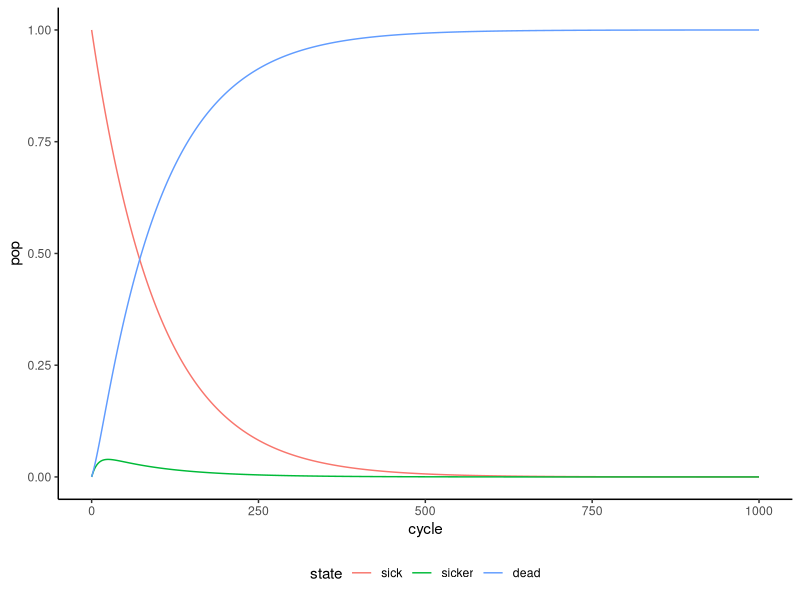
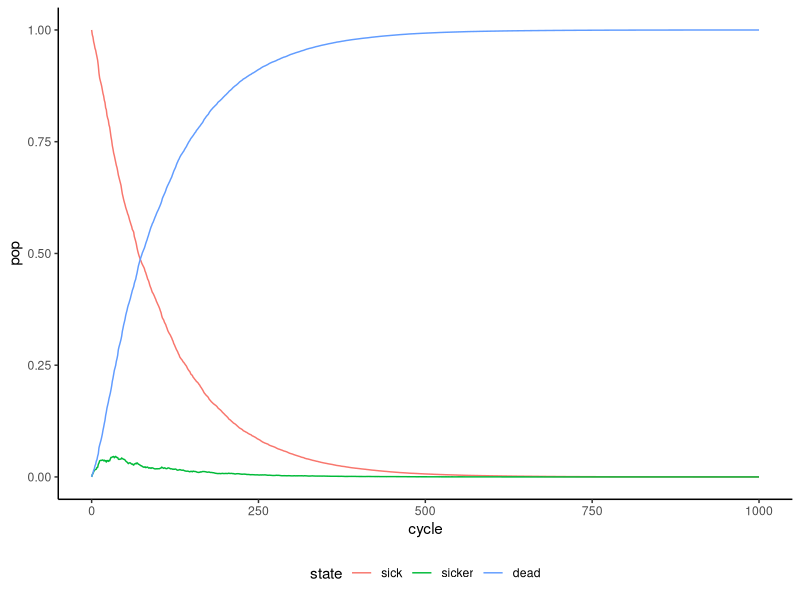
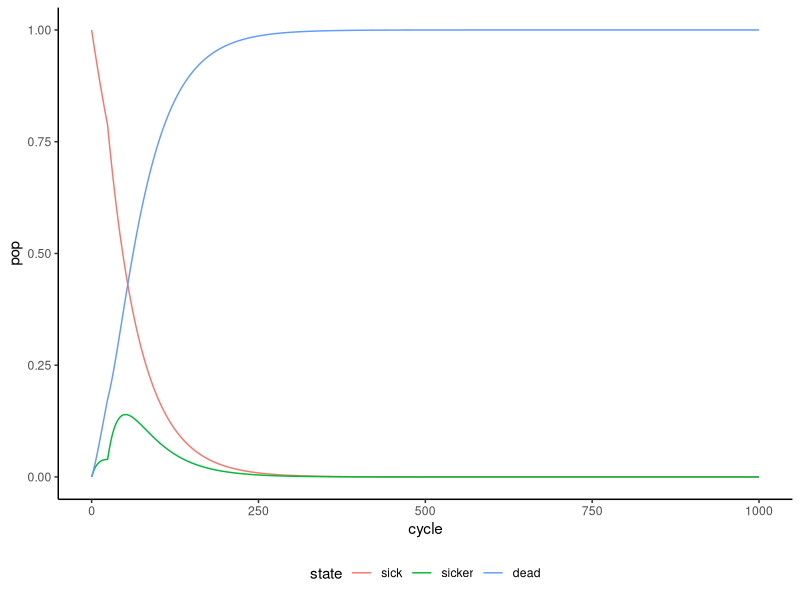

These figures' R source, in order:

# this script is designed to run through the progression of more and more complicated
# Markov models, to ultimately arrive at what we need for this project (the most complex case).
# This final case is:
# 
#  Extended Markov model - time-varying transitions and multiple time-varying tunnel states of time-varying duration
#  
#  - transition probability matrix for each model cycle to represent MSM results (???)
#  - Including multiple tunnel states between the main health states (treatment lines)
#  - Tunnel states change length per model cycle so sometimes its 2 cycles, sometimes its 3 kind of thing
#   - depends on the difference between time to next treatment (TTNTx) and time to discontinuation (TTDisc)
#   - both of these curves change over time per extrapolations, so tunnel changes length every cycle
#   - possibility that mortality inside tunnel is dependent on multiple things:
#     - The time that the cohort slice entered the tunnel (i.e., t_enter)
#     - The time inside the tunnel given t_enter (t_tun | t_enter)
#   - Exiting tunnel is only possible for 2 reasons
#     - Death per (OS | t_tun, t_enter)
#     - Made it to the end of the tunnel and go to the next treatment line
#   
# 


# Libraries ---------------------------------------------------------------

library(tidyverse)
library(data.table)
library(gtools)

# Simplest Markov model ---------------------------------------------------

# Simply repeatedly multiplying vector by matrix:

p <- c(1,0,0)

tpm <- matrix(
  c(0.99, 0.005 , 0.005,
    0.001, 0.9   , 0.099,
    0    , 0     , 1),
  nrow = 3,
  byrow = TRUE
)

res_as_list <- Reduce(
  x = 1:1000,
  init = p,
  accumulate = TRUE,
  f = function(previous_cycle_result, cycle_number) {
    previous_cycle_result %*% tpm
  }
)

res <- do.call(rbind,res_as_list)

# This is the trace, showing the proportion of people in each state at each time:
res

colnames(res) <- c("sick", "sicker", "dead")


res <- as.data.table(res)

res$cycle <- 0:(dim(res)[1]-1)

plot_res <- melt(res,id.vars = "cycle",variable.name = "state",value.name = "pop")



p1 <- ggplot(plot_res,aes(x = cycle, y = pop, colour = state)) + 
  geom_line() + 
  theme_classic() + 
  theme(legend.position = "bottom")


# Time-varying tpms -------------------------------------------------------

# Just for an example, make some probabilistic draws

row_1 <- gtools::rdirichlet(1000,round(c(0.99 , 0.005, 0.005)*1000))
row_2 <- gtools::rdirichlet(1000,round(c(0.001, 0.9   , 0.099)*1000))
row_3 <- c(0,0,1)

tpm <- lapply(1:1000, function(cyc) {
  matrix(
    c(
      row_1[cyc,],
      row_2[cyc,],
      row_3
    ),
    nrow = 3,
    byrow = TRUE
  )
})


res_as_list <- Reduce(
  x = 1:1000,
  init = p,
  accumulate = TRUE,
  f = function(previous_cycle_result, cycle_number) {
    previous_cycle_result %*% tpm[[cycle_number]]
  }
)

res <- do.call(rbind,res_as_list)

# This is the trace, showing the proportion of people in each state at each time:
res

colnames(res) <- c("sick", "sicker", "dead")


res <- as.data.table(res)

res$cycle <- 0:(dim(res)[1]-1)

plot_res <- melt(res,id.vars = "cycle",variable.name = "state",value.name = "pop")



p2 <- ggplot(plot_res,aes(x = cycle, y = pop, colour = state)) + 
  geom_line() + 
  theme_classic() + 
  theme(legend.position = "bottom")



# Fixed-time TPMs ---------------------------------------------------------

tpm <- list(
  matrix(
    c(0.99, 0.005 , 0.005,
      0.001, 0.9   , 0.099,
      0    , 0     , 1),
    nrow = 3,
    byrow = TRUE
  ),
  matrix(
    c(0.98, 0.015 , 0.005,
      0.001, 0.95 , 0.049,
      0    , 0     , 1),
    nrow = 3,
    byrow = TRUE
  )
)

switch_time <- 25


res_as_list <- Reduce(
  x = 1:1000,
  init = p,
  accumulate = TRUE,
  f = function(previous_cycle_result, cycle_number) {
    
    if(cycle_number < switch_time) {
      previous_cycle_result %*% tpm[[1]]
    } else {
      previous_cycle_result %*% tpm[[2]]
    }
  }
)

res <- do.call(rbind,res_as_list)

# This is the trace, showing the proportion of people in each state at each time:
res

colnames(res) <- c("sick", "sicker", "dead")


res <- as.data.table(res)

res$cycle <- 0:(dim(res)[1]-1)

plot_res <- melt(res,id.vars = "cycle",variable.name = "state",value.name = "pop")



p3 <- ggplot(plot_res,aes(x = cycle, y = pop, colour = state)) + 
  geom_line() + 
  theme_classic() + 
  theme(legend.position = "bottom")


p1
p2
p3
